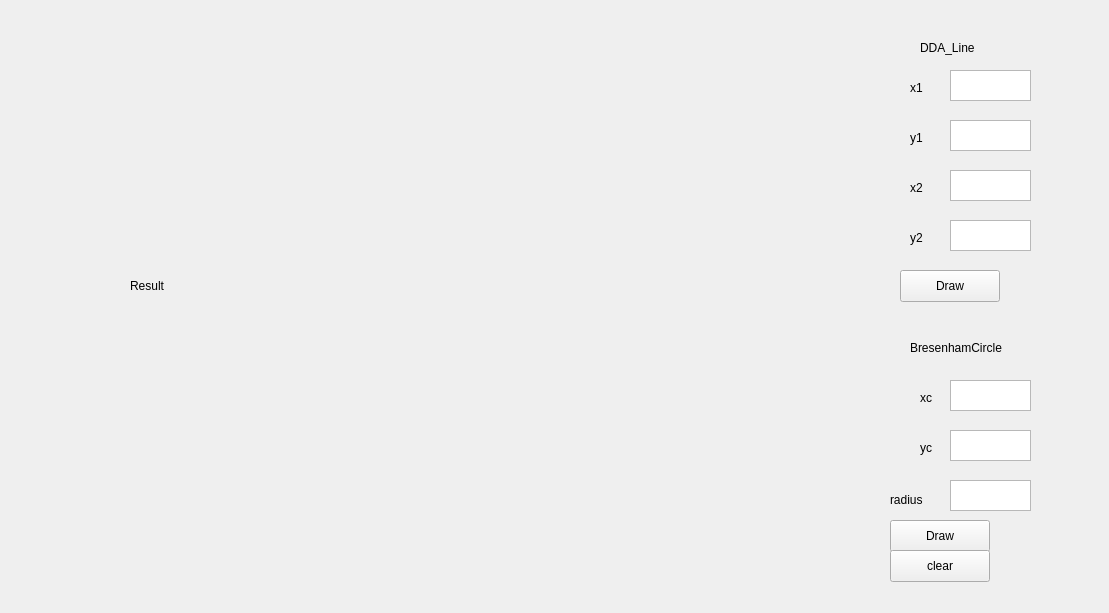
<?xml version="1.0" encoding="UTF-8"?>
<ui version="4.0">
 <class>MainWindow</class>
 <widget class="QMainWindow" name="MainWindow">
  <property name="geometry">
   <rect>
    <x>0</x>
    <y>0</y>
    <width>1109</width>
    <height>613</height>
   </rect>
  </property>
  <property name="windowTitle">
   <string>MainWindow</string>
  </property>
  <widget class="QWidget" name="centralwidget">
   <widget class="QLabel" name="result">
    <property name="geometry">
     <rect>
      <x>130</x>
      <y>20</y>
      <width>611</width>
      <height>531</height>
     </rect>
    </property>
    <property name="text">
     <string>Result</string>
    </property>
   </widget>
   <widget class="QLabel" name="label_2">
    <property name="geometry">
     <rect>
      <x>920</x>
      <y>40</y>
      <width>58</width>
      <height>16</height>
     </rect>
    </property>
    <property name="text">
     <string>DDA_Line</string>
    </property>
   </widget>
   <widget class="QLabel" name="label_3">
    <property name="geometry">
     <rect>
      <x>910</x>
      <y>80</y>
      <width>16</width>
      <height>16</height>
     </rect>
    </property>
    <property name="text">
     <string>x1</string>
    </property>
   </widget>
   <widget class="QLabel" name="label_4">
    <property name="geometry">
     <rect>
      <x>910</x>
      <y>130</y>
      <width>16</width>
      <height>16</height>
     </rect>
    </property>
    <property name="text">
     <string>y1</string>
    </property>
   </widget>
   <widget class="QLabel" name="label_5">
    <property name="geometry">
     <rect>
      <x>910</x>
      <y>180</y>
      <width>16</width>
      <height>16</height>
     </rect>
    </property>
    <property name="text">
     <string>x2</string>
    </property>
   </widget>
   <widget class="QLabel" name="label_6">
    <property name="geometry">
     <rect>
      <x>910</x>
      <y>230</y>
      <width>16</width>
      <height>16</height>
     </rect>
    </property>
    <property name="text">
     <string>y2</string>
    </property>
   </widget>
   <widget class="QTextEdit" name="x_1">
    <property name="geometry">
     <rect>
      <x>950</x>
      <y>70</y>
      <width>81</width>
      <height>31</height>
     </rect>
    </property>
   </widget>
   <widget class="QTextEdit" name="y_1">
    <property name="geometry">
     <rect>
      <x>950</x>
      <y>120</y>
      <width>81</width>
      <height>31</height>
     </rect>
    </property>
   </widget>
   <widget class="QTextEdit" name="x_2">
    <property name="geometry">
     <rect>
      <x>950</x>
      <y>170</y>
      <width>81</width>
      <height>31</height>
     </rect>
    </property>
   </widget>
   <widget class="QTextEdit" name="y_2">
    <property name="geometry">
     <rect>
      <x>950</x>
      <y>220</y>
      <width>81</width>
      <height>31</height>
     </rect>
    </property>
   </widget>
   <widget class="QPushButton" name="draw_line">
    <property name="geometry">
     <rect>
      <x>900</x>
      <y>270</y>
      <width>100</width>
      <height>32</height>
     </rect>
    </property>
    <property name="text">
     <string>Draw</string>
    </property>
   </widget>
   <widget class="QLabel" name="label_7">
    <property name="geometry">
     <rect>
      <x>910</x>
      <y>340</y>
      <width>111</width>
      <height>16</height>
     </rect>
    </property>
    <property name="text">
     <string>BresenhamCircle</string>
    </property>
   </widget>
   <widget class="QTextEdit" name="x_c">
    <property name="geometry">
     <rect>
      <x>950</x>
      <y>380</y>
      <width>81</width>
      <height>31</height>
     </rect>
    </property>
   </widget>
   <widget class="QTextEdit" name="radius">
    <property name="geometry">
     <rect>
      <x>950</x>
      <y>480</y>
      <width>81</width>
      <height>31</height>
     </rect>
    </property>
   </widget>
   <widget class="QTextEdit" name="y_c">
    <property name="geometry">
     <rect>
      <x>950</x>
      <y>430</y>
      <width>81</width>
      <height>31</height>
     </rect>
    </property>
   </widget>
   <widget class="QLabel" name="label_8">
    <property name="geometry">
     <rect>
      <x>920</x>
      <y>390</y>
      <width>16</width>
      <height>16</height>
     </rect>
    </property>
    <property name="text">
     <string>xc</string>
    </property>
   </widget>
   <widget class="QLabel" name="label_9">
    <property name="geometry">
     <rect>
      <x>920</x>
      <y>440</y>
      <width>16</width>
      <height>16</height>
     </rect>
    </property>
    <property name="text">
     <string>yc</string>
    </property>
   </widget>
   <widget class="QLabel" name="label_10">
    <property name="geometry">
     <rect>
      <x>890</x>
      <y>490</y>
      <width>41</width>
      <height>20</height>
     </rect>
    </property>
    <property name="text">
     <string>radius</string>
    </property>
   </widget>
   <widget class="QPushButton" name="draw_circle">
    <property name="geometry">
     <rect>
      <x>890</x>
      <y>520</y>
      <width>100</width>
      <height>32</height>
     </rect>
    </property>
    <property name="text">
     <string>Draw</string>
    </property>
   </widget>
   <widget class="QPushButton" name="clear">
    <property name="geometry">
     <rect>
      <x>890</x>
      <y>550</y>
      <width>100</width>
      <height>32</height>
     </rect>
    </property>
    <property name="text">
     <string>clear</string>
    </property>
   </widget>
  </widget>
  <widget class="QMenuBar" name="menubar">
   <property name="geometry">
    <rect>
     <x>0</x>
     <y>0</y>
     <width>1109</width>
     <height>22</height>
    </rect>
   </property>
  </widget>
 </widget>
 <resources/>
 <connections/>
</ui>
